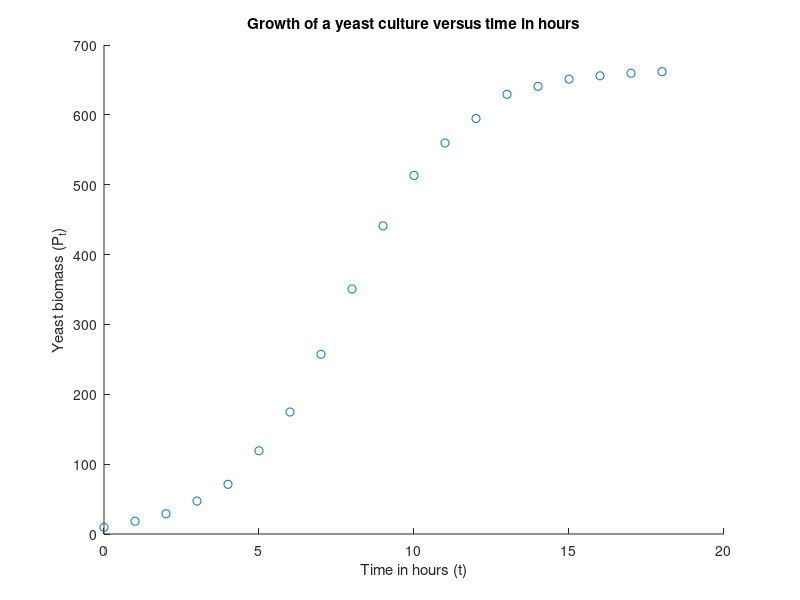

This chart was generated by the following MATLAB code:
x = [0, 1, 2, 3, 4, 5, 6, 7, 8, 9, 10, 11, 12, 13, 14, 15, 16, 17, 18];
y = [9.6, 18.3, 29.0, 47.2, 71.1, 119.1, 174.6, 257.3, 350.7, 441.0, 513.3, 559.7, 594.8, 629.4, 640.8, 651.1, 655.9, 659.6, 661.8];
scatter(x, y, 'r*');
title('Growth of a yeast culture versus time in hours');
xlabel('Time in hours (t)');
ylabel('Yeast biomass (P_t)');
